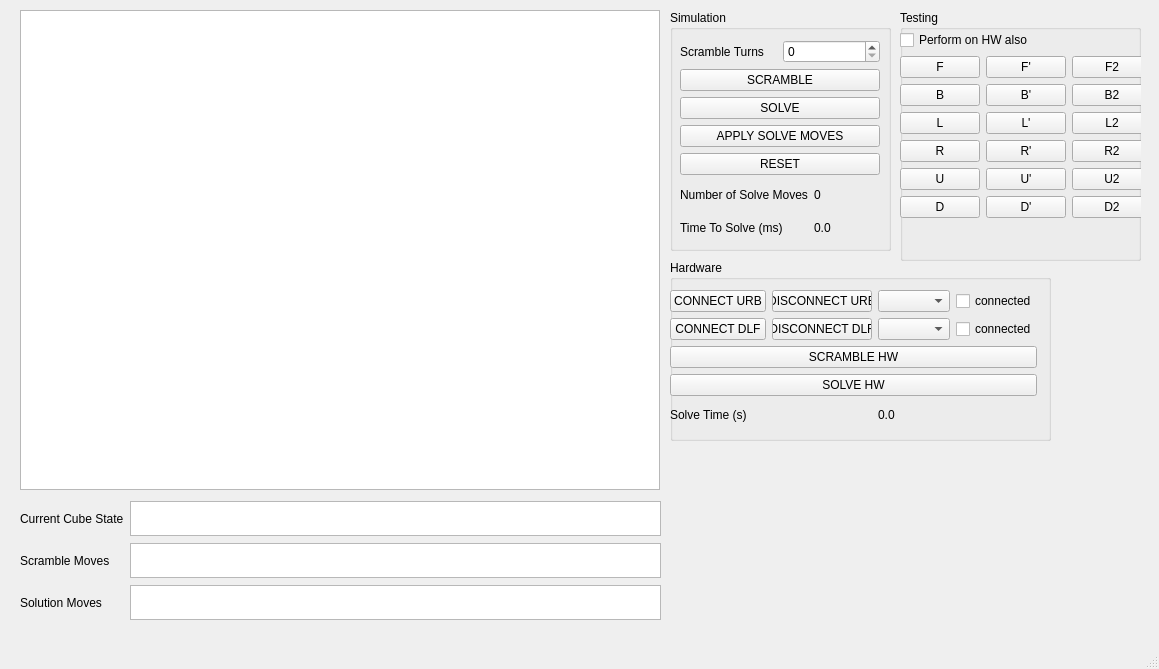
<?xml version="1.0" encoding="UTF-8"?>
<ui version="4.0">
 <class>MainWindow</class>
 <widget class="QMainWindow" name="MainWindow">
  <property name="geometry">
   <rect>
    <x>0</x>
    <y>0</y>
    <width>1159</width>
    <height>669</height>
   </rect>
  </property>
  <property name="windowTitle">
   <string>MainWindow</string>
  </property>
  <widget class="QWidget" name="centralwidget">
   <widget class="QGraphicsView" name="cubeView">
    <property name="geometry">
     <rect>
      <x>20</x>
      <y>10</y>
      <width>640</width>
      <height>480</height>
     </rect>
    </property>
   </widget>
   <widget class="QWidget" name="gridLayoutWidget">
    <property name="geometry">
     <rect>
      <x>20</x>
      <y>500</y>
      <width>641</width>
      <height>121</height>
     </rect>
    </property>
    <layout class="QGridLayout" name="gridLayout">
     <item row="0" column="1">
      <widget class="QTextBrowser" name="currCubeStateText">
       <property name="sizePolicy">
        <sizepolicy hsizetype="Expanding" vsizetype="Fixed">
         <horstretch>0</horstretch>
         <verstretch>0</verstretch>
        </sizepolicy>
       </property>
       <property name="maximumSize">
        <size>
         <width>16777215</width>
         <height>35</height>
        </size>
       </property>
      </widget>
     </item>
     <item row="2" column="1">
      <widget class="QTextBrowser" name="solutionMovesText">
       <property name="sizePolicy">
        <sizepolicy hsizetype="Expanding" vsizetype="Fixed">
         <horstretch>0</horstretch>
         <verstretch>0</verstretch>
        </sizepolicy>
       </property>
       <property name="maximumSize">
        <size>
         <width>16777215</width>
         <height>35</height>
        </size>
       </property>
      </widget>
     </item>
     <item row="1" column="1">
      <widget class="QTextBrowser" name="scrambleMovesText">
       <property name="sizePolicy">
        <sizepolicy hsizetype="Expanding" vsizetype="Fixed">
         <horstretch>0</horstretch>
         <verstretch>0</verstretch>
        </sizepolicy>
       </property>
       <property name="maximumSize">
        <size>
         <width>16777215</width>
         <height>35</height>
        </size>
       </property>
      </widget>
     </item>
     <item row="0" column="0">
      <widget class="QLabel" name="currCubeStateLabel">
       <property name="text">
        <string>Current Cube State</string>
       </property>
      </widget>
     </item>
     <item row="1" column="0">
      <widget class="QLabel" name="scrambleMovesLabel">
       <property name="text">
        <string>Scramble Moves</string>
       </property>
      </widget>
     </item>
     <item row="2" column="0">
      <widget class="QLabel" name="solutionMovesLabel">
       <property name="text">
        <string>Solution Moves</string>
       </property>
      </widget>
     </item>
    </layout>
   </widget>
   <widget class="QGroupBox" name="groupBox">
    <property name="geometry">
     <rect>
      <x>670</x>
      <y>10</y>
      <width>221</width>
      <height>241</height>
     </rect>
    </property>
    <property name="title">
     <string>Simulation</string>
    </property>
    <widget class="QWidget" name="gridLayoutWidget_2">
     <property name="geometry">
      <rect>
       <x>10</x>
       <y>30</y>
       <width>200</width>
       <height>201</height>
      </rect>
     </property>
     <layout class="QGridLayout" name="gridLayout_2">
      <item row="1" column="0" colspan="2">
       <widget class="QPushButton" name="scrambleBtn">
        <property name="text">
         <string>SCRAMBLE</string>
        </property>
       </widget>
      </item>
      <item row="2" column="0" colspan="2">
       <widget class="QPushButton" name="solveBtn">
        <property name="text">
         <string>SOLVE</string>
        </property>
       </widget>
      </item>
      <item row="0" column="0">
       <widget class="QLabel" name="label_4">
        <property name="text">
         <string>Scramble Turns</string>
        </property>
       </widget>
      </item>
      <item row="3" column="0" colspan="2">
       <widget class="QPushButton" name="applySolveMovesBtn">
        <property name="text">
         <string>APPLY SOLVE MOVES</string>
        </property>
       </widget>
      </item>
      <item row="4" column="0" colspan="2">
       <widget class="QPushButton" name="resetBtn">
        <property name="text">
         <string>RESET</string>
        </property>
       </widget>
      </item>
      <item row="0" column="1">
       <widget class="QSpinBox" name="scrambleMovesNumSpinBox"/>
      </item>
      <item row="5" column="0" colspan="2">
       <layout class="QGridLayout" name="gridLayout_4">
        <item row="1" column="0">
         <widget class="QLabel" name="label_6">
          <property name="text">
           <string>Time To Solve (ms)</string>
          </property>
         </widget>
        </item>
        <item row="0" column="0">
         <widget class="QLabel" name="label_5">
          <property name="text">
           <string>Number of Solve Moves</string>
          </property>
         </widget>
        </item>
        <item row="1" column="1">
         <widget class="QLabel" name="solveTimeText">
          <property name="text">
           <string>0.0</string>
          </property>
         </widget>
        </item>
        <item row="0" column="1">
         <widget class="QLabel" name="numSolveMovesText">
          <property name="text">
           <string>0</string>
          </property>
         </widget>
        </item>
       </layout>
      </item>
     </layout>
    </widget>
   </widget>
   <widget class="QGroupBox" name="groupBox_2">
    <property name="geometry">
     <rect>
      <x>670</x>
      <y>260</y>
      <width>381</width>
      <height>181</height>
     </rect>
    </property>
    <property name="title">
     <string>Hardware</string>
    </property>
    <widget class="QWidget" name="gridLayoutWidget_6">
     <property name="geometry">
      <rect>
       <x>0</x>
       <y>30</y>
       <width>367</width>
       <height>138</height>
      </rect>
     </property>
     <layout class="QGridLayout" name="gridLayout_8">
      <item row="0" column="0">
       <widget class="QPushButton" name="connectURBBtn">
        <property name="text">
         <string>CONNECT URB</string>
        </property>
       </widget>
      </item>
      <item row="0" column="2">
       <widget class="QComboBox" name="URBcomboBox"/>
      </item>
      <item row="1" column="0">
       <widget class="QPushButton" name="connectDLFBtn">
        <property name="text">
         <string>CONNECT DLF</string>
        </property>
       </widget>
      </item>
      <item row="1" column="1">
       <widget class="QPushButton" name="disconnectDLFBtn">
        <property name="text">
         <string>DISCONNECT DLF</string>
        </property>
       </widget>
      </item>
      <item row="0" column="1">
       <widget class="QPushButton" name="disconnectURBBtn">
        <property name="text">
         <string>DISCONNECT URB</string>
        </property>
       </widget>
      </item>
      <item row="1" column="2">
       <widget class="QComboBox" name="DLFcomboBox"/>
      </item>
      <item row="0" column="3">
       <widget class="QCheckBox" name="URBconnectedCheckBox">
        <property name="text">
         <string>connected</string>
        </property>
       </widget>
      </item>
      <item row="1" column="3">
       <widget class="QCheckBox" name="DLFconnectedCheckBox">
        <property name="text">
         <string>connected</string>
        </property>
       </widget>
      </item>
      <item row="2" column="0" colspan="4">
       <widget class="QPushButton" name="scrambleHWBtn">
        <property name="text">
         <string>SCRAMBLE HW</string>
        </property>
       </widget>
      </item>
      <item row="3" column="0" colspan="4">
       <widget class="QPushButton" name="solveHWBtn">
        <property name="text">
         <string>SOLVE HW</string>
        </property>
       </widget>
      </item>
      <item row="4" column="0" colspan="2">
       <widget class="QLabel" name="label">
        <property name="text">
         <string>Solve Time (s)</string>
        </property>
       </widget>
      </item>
      <item row="4" column="2" colspan="2">
       <widget class="QLabel" name="HWsolveTimeLabel">
        <property name="text">
         <string>0.0</string>
        </property>
       </widget>
      </item>
     </layout>
    </widget>
   </widget>
   <widget class="QGroupBox" name="groupBox_3">
    <property name="geometry">
     <rect>
      <x>900</x>
      <y>10</y>
      <width>241</width>
      <height>251</height>
     </rect>
    </property>
    <property name="title">
     <string>Testing</string>
    </property>
    <widget class="QWidget" name="gridLayoutWidget_3">
     <property name="geometry">
      <rect>
       <x>0</x>
       <y>20</y>
       <width>254</width>
       <height>226</height>
      </rect>
     </property>
     <layout class="QGridLayout" name="gridLayout_3">
      <property name="sizeConstraint">
       <enum>QLayout::SetFixedSize</enum>
      </property>
      <item row="3" column="2">
       <widget class="QPushButton" name="B2Btn">
        <property name="text">
         <string>B2</string>
        </property>
       </widget>
      </item>
      <item row="5" column="2">
       <widget class="QPushButton" name="R2Btn">
        <property name="text">
         <string>R2</string>
        </property>
       </widget>
      </item>
      <item row="2" column="0">
       <widget class="QPushButton" name="FBtn">
        <property name="text">
         <string>F</string>
        </property>
       </widget>
      </item>
      <item row="3" column="1">
       <widget class="QPushButton" name="BprimeBtn">
        <property name="text">
         <string>B'</string>
        </property>
       </widget>
      </item>
      <item row="5" column="0">
       <widget class="QPushButton" name="RBtn">
        <property name="text">
         <string>R</string>
        </property>
       </widget>
      </item>
      <item row="4" column="0">
       <widget class="QPushButton" name="LBtn">
        <property name="text">
         <string>L</string>
        </property>
       </widget>
      </item>
      <item row="5" column="1">
       <widget class="QPushButton" name="RprimeBtn">
        <property name="text">
         <string>R'</string>
        </property>
       </widget>
      </item>
      <item row="7" column="0">
       <widget class="QPushButton" name="DBtn">
        <property name="text">
         <string>D</string>
        </property>
       </widget>
      </item>
      <item row="6" column="2">
       <widget class="QPushButton" name="U2Btn">
        <property name="text">
         <string>U2</string>
        </property>
       </widget>
      </item>
      <item row="3" column="0">
       <widget class="QPushButton" name="BBtn">
        <property name="text">
         <string>B</string>
        </property>
       </widget>
      </item>
      <item row="2" column="1">
       <widget class="QPushButton" name="FprimeBtn">
        <property name="text">
         <string>F'</string>
        </property>
       </widget>
      </item>
      <item row="7" column="2">
       <widget class="QPushButton" name="D2Btn">
        <property name="text">
         <string>D2</string>
        </property>
       </widget>
      </item>
      <item row="2" column="2">
       <widget class="QPushButton" name="F2Btn">
        <property name="text">
         <string>F2</string>
        </property>
       </widget>
      </item>
      <item row="4" column="2">
       <widget class="QPushButton" name="L2Btn">
        <property name="text">
         <string>L2</string>
        </property>
       </widget>
      </item>
      <item row="4" column="1">
       <widget class="QPushButton" name="LprimeBtn">
        <property name="text">
         <string>L'</string>
        </property>
       </widget>
      </item>
      <item row="6" column="0">
       <widget class="QPushButton" name="UBtn">
        <property name="text">
         <string>U</string>
        </property>
       </widget>
      </item>
      <item row="7" column="1">
       <widget class="QPushButton" name="DprimeBtn">
        <property name="text">
         <string>D'</string>
        </property>
       </widget>
      </item>
      <item row="6" column="1">
       <widget class="QPushButton" name="UprimeBtn">
        <property name="text">
         <string>U'</string>
        </property>
       </widget>
      </item>
      <item row="1" column="0" colspan="3">
       <widget class="QCheckBox" name="performOnHWCheckBox">
        <property name="text">
         <string>Perform on HW also</string>
        </property>
       </widget>
      </item>
     </layout>
    </widget>
   </widget>
  </widget>
  <widget class="QMenuBar" name="menubar">
   <property name="geometry">
    <rect>
     <x>0</x>
     <y>0</y>
     <width>1159</width>
     <height>21</height>
    </rect>
   </property>
  </widget>
  <widget class="QStatusBar" name="statusbar"/>
 </widget>
 <resources/>
 <connections/>
</ui>
